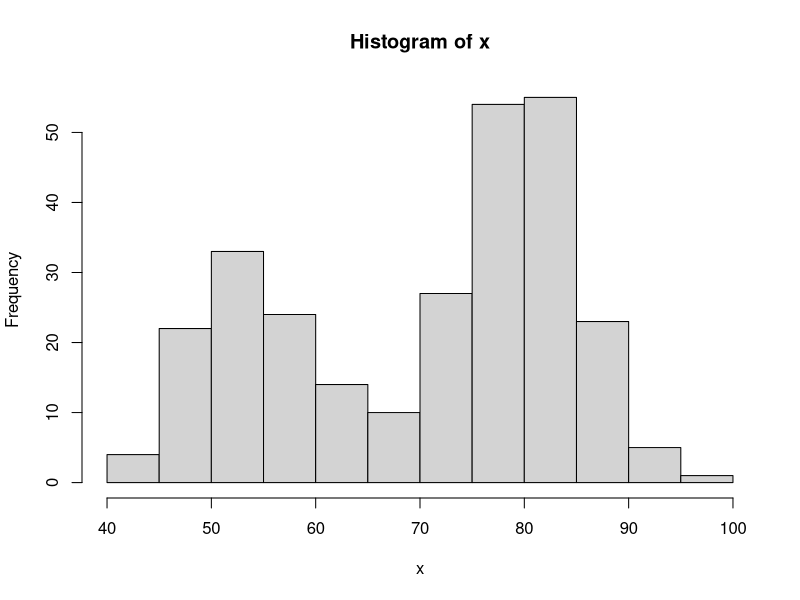
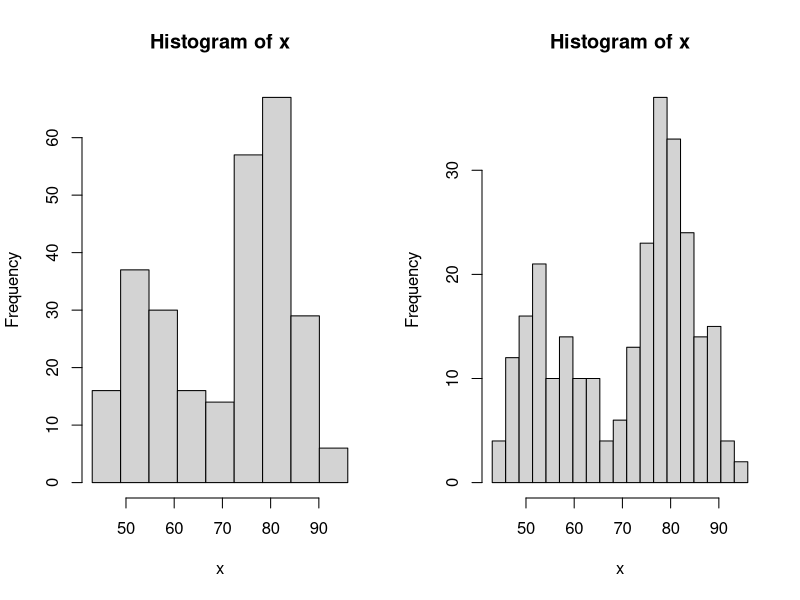
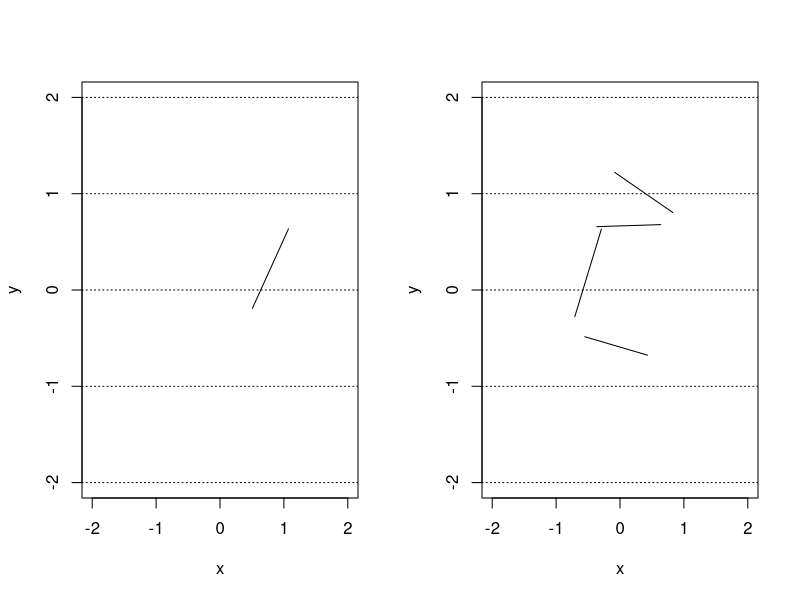
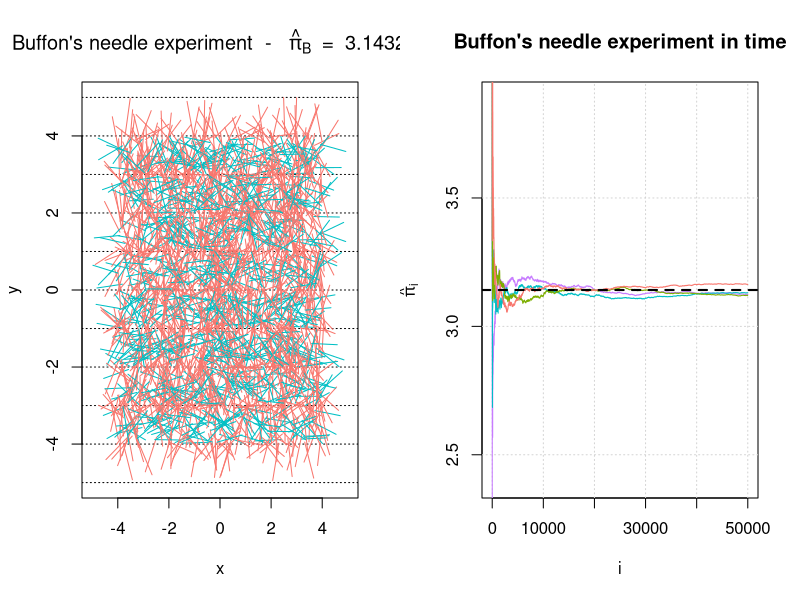

R code for these plots, in order:
## ---- chunk 1
knitr::opts_chunk$set(error = TRUE)
## ---- chunk 2
x <- faithful[, 2] 
hist(x)
## ---- chunk 3
par(mfrow = c(1,2))

# Compare the differences! 
bins <- seq(min(x), max(x), length.out = 10)
hist(x, breaks = bins)

bins <- seq(min(x), max(x), length.out = 20)
hist(x, breaks = bins)
## ---- chunk 4
cast_needle = function(plane_width = 20){
  needle_length = 1
  available_range = plane_width/2 - needle_length
  x_start = runif(2, -available_range, available_range)
  angle = runif(1, 0, 2*pi)
  x_end = needle_length*c(cos(angle), sin(angle)) + x_start
  cross = floor(x_start[2]) != floor(x_end[2])
  out = list(start = x_start, end = x_end, cross = cross)
  out
}
## ---- chunk 5
needle = cast_needle(plane_width = 4)
needle
## ---- chunk 6
plot(NA, xlim = c(-2, 2), ylim = c(-2, 2), xlab = "x", ylab = "y")
abline(h = -2:2, lty = 3)
lines(c(needle$start[1], needle$end[1]), c(needle$start[2], needle$end[2]))
## ---- chunk 7
buffon_experiment = function(B = 2084, plane_width = 10, seed = NULL){
  
  if (!is.null(seed)){
    set.seed(seed)
  }
  
  X_start = X_end = matrix(NA, B, 2) 
  cross = rep(NA, B)
  
  for (i in 1:B){
    inter = cast_needle(plane_width = plane_width)
    X_start[i, ] = inter$start
    X_end[i, ] = inter$end
    cross[i] = inter$cross
  }
  
  out = list(start = X_start, end = X_end, cross = cross, plane = plane_width)
  class(out) = "buffon_experiment"
  out
}
## ---- chunk 8
experiment = buffon_experiment(B = 4, plane_width = 4)
experiment
## ---- chunk 9
plot(NA, xlim = c(-2, 2), ylim = c(-2, 2), xlab = "x", ylab = "y")
abline(h = -2:2, lty = 3)
for (i in 1:4){
  lines(c(experiment$start[i,1], experiment$end[i,1]), 
        c(experiment$start[i,2], experiment$end[i,2]))
}
## ---- chunk 10
plot.buffon_experiment = function(obj){
  cross = obj$cross
  X_start = obj$start
  X_end = obj$end
  B = length(cross)
  cols = rev(hcl(h = seq(15, 375, length = 3), l = 65, c = 100)[1:2])
  
  titre_part1 = 'Buffon\'s needle experiment  -  '
  titre_part2 = ' = '
  pi_hat = round(2/mean(obj$cross), 6)
  
  titre = bquote(.(titre_part1) ~ hat(pi)[B] ~ .(titre_part2) ~ .(pi_hat))
  
  plot(NA, xlab = "x", ylab = "y", xlim = c(-obj$plane/2, obj$plane/2), 
       ylim = c(-obj$plan/2, obj$plan/2), 
       main = titre)
  abline(h = (-obj$plan):obj$plan, lty = 3)
  
  for (i in 1:B){
    lines(c(X_start[i,1], X_end[i,1]), c(X_start[i,2], X_end[i,2]), 
          col = cols[cross[i] + 1])
  }
}
## ---- chunk 11
experiment = buffon_experiment(B = 2084)
plot(experiment)
## ---- chunk 12
converge = function(B = 2084, plane_width = 10, seed = 1777, M = 12){
  
  if (B < 10){
    warning("B was changed to 10")
    B = 10
  }
  
  pi_hat = matrix(NA, B, M)
  trials = 1:B
  cols = rev(hcl(h = seq(15, 375, length = (M+1)), 
                 l = 65, c = 100, alpha = 1)[1:M])
  set.seed(seed)
  
  for (i in 1:M){
    cross = buffon_experiment(B = B, plane_width = plane_width)$cross
    pi_hat[,i] = 2*trials/cumsum(cross)
  }
  
  plot(NA, xlim = c(1,B), ylim = pi + c(-3/4, 3/4), type = "l", col = "darkblue",
       ylab = bquote(hat(pi)[i]),
       xlab = "i", main = "Buffon\'s needle experiment in time")
  grid()
  
  for (i in 1:M){
    lines(trials, pi_hat[,i], col = cols[i])
  }
  
  abline(h = pi, lwd = 2, lty = 2)
}
## ---- chunk 13
converge(B = 5*10^4, M = 4, seed = 10)
